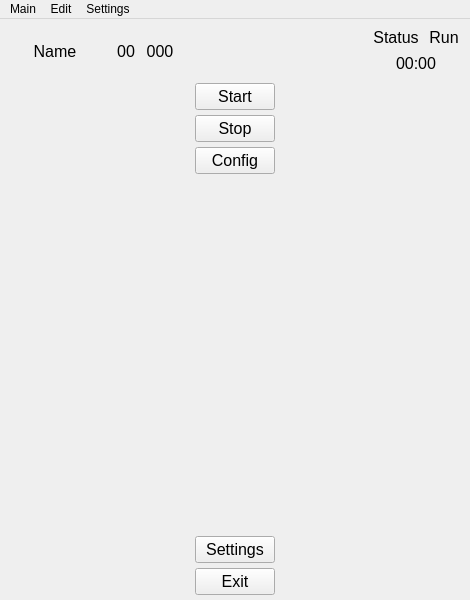
<?xml version="1.0" encoding="UTF-8"?>
<ui version="4.0">
 <class>MainWindow</class>
 <widget class="QMainWindow" name="MainWindow">
  <property name="geometry">
   <rect>
    <x>0</x>
    <y>0</y>
    <width>470</width>
    <height>600</height>
   </rect>
  </property>
  <property name="windowTitle">
   <string>MainWindow</string>
  </property>
  <widget class="QWidget" name="centralwidget">
   <widget class="QWidget" name="">
    <property name="geometry">
     <rect>
      <x>0</x>
      <y>0</y>
      <width>471</width>
      <height>581</height>
     </rect>
    </property>
    <layout class="QVBoxLayout" name="center">
     <property name="spacing">
      <number>5</number>
     </property>
     <property name="leftMargin">
      <number>5</number>
     </property>
     <property name="topMargin">
      <number>5</number>
     </property>
     <property name="rightMargin">
      <number>5</number>
     </property>
     <property name="bottomMargin">
      <number>5</number>
     </property>
     <item>
      <layout class="QHBoxLayout" name="horizontalLayout_up">
       <item>
        <layout class="QHBoxLayout" name="horizontalLayout_car">
         <property name="spacing">
          <number>10</number>
         </property>
         <item>
          <widget class="QLabel" name="label_name_car">
           <property name="minimumSize">
            <size>
             <width>100</width>
             <height>20</height>
            </size>
           </property>
           <property name="maximumSize">
            <size>
             <width>200</width>
             <height>40</height>
            </size>
           </property>
           <property name="font">
            <font>
             <pointsize>12</pointsize>
            </font>
           </property>
           <property name="text">
            <string>Name</string>
           </property>
           <property name="alignment">
            <set>Qt::AlignCenter</set>
           </property>
          </widget>
         </item>
         <item>
          <widget class="QLabel" name="label_class_car">
           <property name="minimumSize">
            <size>
             <width>20</width>
             <height>20</height>
            </size>
           </property>
           <property name="maximumSize">
            <size>
             <width>40</width>
             <height>40</height>
            </size>
           </property>
           <property name="font">
            <font>
             <pointsize>12</pointsize>
            </font>
           </property>
           <property name="text">
            <string>00</string>
           </property>
           <property name="alignment">
            <set>Qt::AlignRight|Qt::AlignTrailing|Qt::AlignVCenter</set>
           </property>
          </widget>
         </item>
         <item>
          <widget class="QLabel" name="label_class_number">
           <property name="minimumSize">
            <size>
             <width>30</width>
             <height>20</height>
            </size>
           </property>
           <property name="maximumSize">
            <size>
             <width>40</width>
             <height>40</height>
            </size>
           </property>
           <property name="font">
            <font>
             <pointsize>12</pointsize>
            </font>
           </property>
           <property name="text">
            <string>000</string>
           </property>
           <property name="alignment">
            <set>Qt::AlignCenter</set>
           </property>
          </widget>
         </item>
        </layout>
       </item>
       <item>
        <spacer name="horizontalSpacer">
         <property name="orientation">
          <enum>Qt::Horizontal</enum>
         </property>
         <property name="sizeHint" stdset="0">
          <size>
           <width>40</width>
           <height>20</height>
          </size>
         </property>
        </spacer>
       </item>
       <item>
        <layout class="QVBoxLayout" name="verticalLayout_status_time">
         <property name="spacing">
          <number>5</number>
         </property>
         <property name="leftMargin">
          <number>5</number>
         </property>
         <property name="topMargin">
          <number>2</number>
         </property>
         <property name="rightMargin">
          <number>5</number>
         </property>
         <property name="bottomMargin">
          <number>5</number>
         </property>
         <item>
          <layout class="QHBoxLayout" name="horizontalLayout_status">
           <property name="spacing">
            <number>10</number>
           </property>
           <property name="leftMargin">
            <number>2</number>
           </property>
           <property name="topMargin">
            <number>2</number>
           </property>
           <property name="rightMargin">
            <number>2</number>
           </property>
           <property name="bottomMargin">
            <number>2</number>
           </property>
           <item>
            <widget class="QLabel" name="label_3">
             <property name="font">
              <font>
               <pointsize>12</pointsize>
              </font>
             </property>
             <property name="text">
              <string>Status</string>
             </property>
             <property name="alignment">
              <set>Qt::AlignCenter</set>
             </property>
            </widget>
           </item>
           <item>
            <widget class="QLabel" name="label_4">
             <property name="font">
              <font>
               <pointsize>12</pointsize>
              </font>
             </property>
             <property name="text">
              <string>Run</string>
             </property>
             <property name="alignment">
              <set>Qt::AlignCenter</set>
             </property>
            </widget>
           </item>
          </layout>
         </item>
         <item>
          <widget class="QLabel" name="label_6">
           <property name="maximumSize">
            <size>
             <width>16777215</width>
             <height>30</height>
            </size>
           </property>
           <property name="font">
            <font>
             <pointsize>12</pointsize>
            </font>
           </property>
           <property name="text">
            <string>00:00</string>
           </property>
           <property name="alignment">
            <set>Qt::AlignCenter</set>
           </property>
          </widget>
         </item>
        </layout>
       </item>
      </layout>
     </item>
     <item>
      <layout class="QVBoxLayout" name="verticalLayout_buttons">
       <item alignment="Qt::AlignHCenter">
        <widget class="QPushButton" name="pushButton_Start">
         <property name="sizePolicy">
          <sizepolicy hsizetype="Maximum" vsizetype="Minimum">
           <horstretch>0</horstretch>
           <verstretch>0</verstretch>
          </sizepolicy>
         </property>
         <property name="minimumSize">
          <size>
           <width>80</width>
           <height>20</height>
          </size>
         </property>
         <property name="maximumSize">
          <size>
           <width>180</width>
           <height>40</height>
          </size>
         </property>
         <property name="font">
          <font>
           <pointsize>12</pointsize>
          </font>
         </property>
         <property name="text">
          <string>Start</string>
         </property>
        </widget>
       </item>
       <item alignment="Qt::AlignHCenter">
        <widget class="QPushButton" name="pushButton_Stop">
         <property name="sizePolicy">
          <sizepolicy hsizetype="Maximum" vsizetype="Minimum">
           <horstretch>0</horstretch>
           <verstretch>0</verstretch>
          </sizepolicy>
         </property>
         <property name="minimumSize">
          <size>
           <width>80</width>
           <height>20</height>
          </size>
         </property>
         <property name="maximumSize">
          <size>
           <width>180</width>
           <height>40</height>
          </size>
         </property>
         <property name="font">
          <font>
           <pointsize>12</pointsize>
          </font>
         </property>
         <property name="text">
          <string>Stop</string>
         </property>
        </widget>
       </item>
       <item alignment="Qt::AlignHCenter">
        <widget class="QPushButton" name="pushButton_Config">
         <property name="sizePolicy">
          <sizepolicy hsizetype="Minimum" vsizetype="Minimum">
           <horstretch>0</horstretch>
           <verstretch>0</verstretch>
          </sizepolicy>
         </property>
         <property name="minimumSize">
          <size>
           <width>80</width>
           <height>20</height>
          </size>
         </property>
         <property name="maximumSize">
          <size>
           <width>180</width>
           <height>40</height>
          </size>
         </property>
         <property name="font">
          <font>
           <pointsize>12</pointsize>
          </font>
         </property>
         <property name="text">
          <string>Config</string>
         </property>
        </widget>
       </item>
       <item>
        <spacer name="verticalSpacer_buttons">
         <property name="orientation">
          <enum>Qt::Vertical</enum>
         </property>
         <property name="sizeHint" stdset="0">
          <size>
           <width>20</width>
           <height>40</height>
          </size>
         </property>
        </spacer>
       </item>
       <item alignment="Qt::AlignHCenter">
        <widget class="QPushButton" name="pushButton_Settings">
         <property name="sizePolicy">
          <sizepolicy hsizetype="Minimum" vsizetype="Minimum">
           <horstretch>0</horstretch>
           <verstretch>0</verstretch>
          </sizepolicy>
         </property>
         <property name="minimumSize">
          <size>
           <width>80</width>
           <height>20</height>
          </size>
         </property>
         <property name="maximumSize">
          <size>
           <width>180</width>
           <height>40</height>
          </size>
         </property>
         <property name="font">
          <font>
           <pointsize>12</pointsize>
          </font>
         </property>
         <property name="text">
          <string>Settings</string>
         </property>
        </widget>
       </item>
       <item alignment="Qt::AlignHCenter">
        <widget class="QPushButton" name="pushButton_Exit">
         <property name="sizePolicy">
          <sizepolicy hsizetype="Minimum" vsizetype="Minimum">
           <horstretch>0</horstretch>
           <verstretch>0</verstretch>
          </sizepolicy>
         </property>
         <property name="minimumSize">
          <size>
           <width>80</width>
           <height>20</height>
          </size>
         </property>
         <property name="maximumSize">
          <size>
           <width>180</width>
           <height>40</height>
          </size>
         </property>
         <property name="font">
          <font>
           <pointsize>12</pointsize>
          </font>
         </property>
         <property name="text">
          <string>Exit</string>
         </property>
        </widget>
       </item>
      </layout>
     </item>
    </layout>
   </widget>
  </widget>
  <widget class="QMenuBar" name="menuBar">
   <property name="geometry">
    <rect>
     <x>0</x>
     <y>0</y>
     <width>470</width>
     <height>21</height>
    </rect>
   </property>
   <property name="defaultUp">
    <bool>false</bool>
   </property>
   <widget class="QMenu" name="menuMenu">
    <property name="title">
     <string>Main</string>
    </property>
   </widget>
   <widget class="QMenu" name="menuEdit">
    <property name="title">
     <string>Edit</string>
    </property>
    <addaction name="separator"/>
    <addaction name="actionCar"/>
    <addaction name="actionTuning"/>
   </widget>
   <widget class="QMenu" name="menuSettings">
    <property name="title">
     <string>Settings</string>
    </property>
   </widget>
   <addaction name="menuMenu"/>
   <addaction name="menuEdit"/>
   <addaction name="menuSettings"/>
  </widget>
  <action name="actionCar">
   <property name="text">
    <string>Car</string>
   </property>
  </action>
  <action name="actionTuning">
   <property name="text">
    <string>Tuning</string>
   </property>
  </action>
 </widget>
 <resources/>
 <connections/>
</ui>
